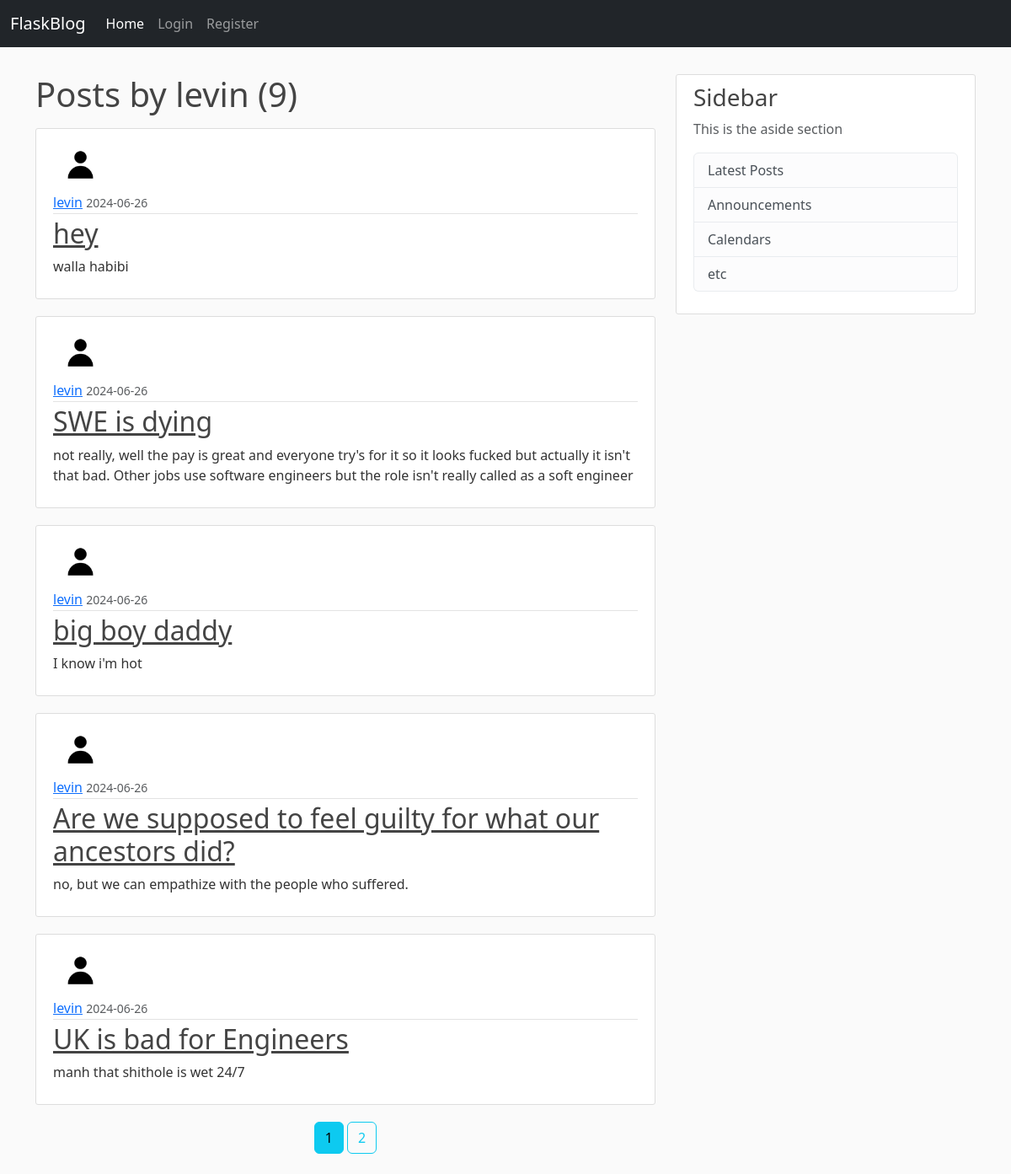
Page /user/levin on the earlier database version.
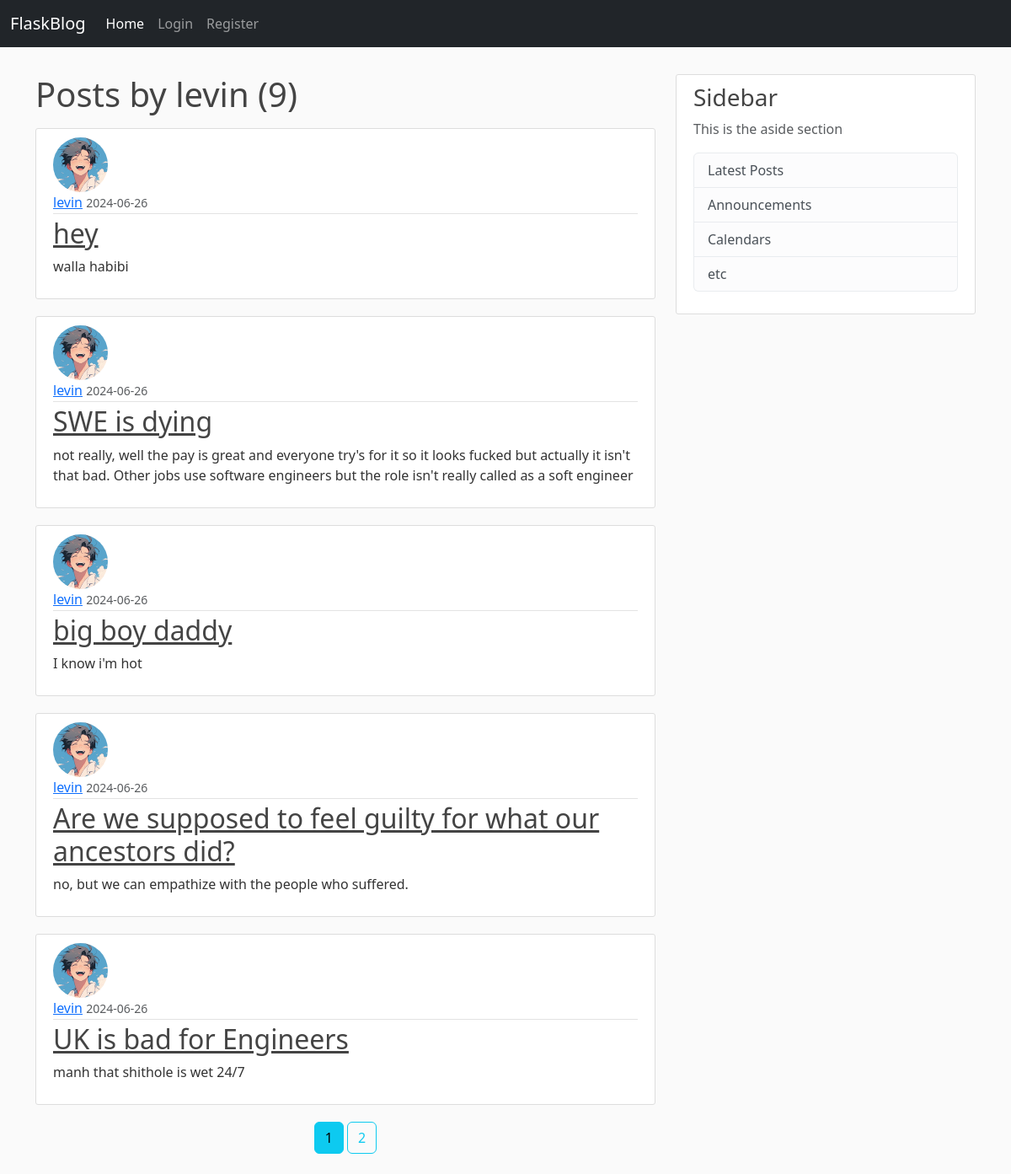
Same page on the later database version.
### flaskblog/models.py (models this page shows, shortened)
class Post(db.Model):
    id = db.Column(db.Integer, primary_key=True)
    title = db.Column(db.String(100), nullable=False)
    date_posted = db.Column(db.DateTime, nullable=False, default=datetime.utcnow)
    content = db.Column(db.Text, nullable=False)
    user_id = db.Column(db.Integer, db.ForeignKey('user.id'), nullable=False)

class User(db.Model, UserMixin):
    id = db.Column(db.Integer, primary_key=True)
    username = db.Column(db.String(30), nullable=False)
    email = db.Column(db.String(100), nullable=False, unique=True)
    image_file = db.Column(db.String(20), nullable=False, default='default.jpg')
    password = db.Column(db.String(60), nullable=False)
    posts = db.relationship('Post', backref='author', lazy=True)

### flaskblog/users/routes.py (the view)
@users.route("/<string:username>")
def user_posts(username):
    page = request.args.get('page', 1, type=int)
    user = User.query.filter_by(username=username).first_or_404()
    posts = Post.query.filter_by(author=user)\
        .order_by(Post.date_posted.desc())\
        .paginate(page=page, per_page=5)
    return render_template('user_posts.html', posts=posts, user=user)

### flaskblog/templates/user_posts.html (shortened to what this page needs)
{% extends "base.html" %}
{% block content %}
    <h1 class="mb-3">Posts by {{ user.username }} ({{ posts.total }})</h1>
    {% for post in posts.items %}
        <article class="media-body content-section">
            <img src="{{ url_for('static', filename='images/' + post.author.image_file) }}" alt="user profile picture" class="rounded-circle article-img">
            <div class="article-metadata">
                <a class="mr-2" href="{{ url_for('users.user_posts', username=post.author.username) }}">{{ post.author.username }}</a>
                <small class="text-muted">{{ post.date_posted.strftime('%Y-%m-%d') }}</small>
            </div>
            <h2><a class="article-title" href="{{ url_for('posts.post', post_id = post.id) }}">{{ post.title }}</a></h2>
            <p class="article-content">{{ post.content }}</p>
        </article>
    {% endfor %}
    <center>
        {% for page_num in posts.iter_pages(left_edge=1, right_edge=1, left_current=1, right_current=2) %}
            {% if page_num %}
                {% if posts.page == page_num %}
                    <a href="{{ url_for('users.user_posts', username=user.username, page=page_num) }}" class="btn btn-info mb-4">{{ page_num }}</a>
                {% else %}
                    <a href="{{ url_for('users.user_posts', username=user.username, page=page_num) }}" class="btn btn-outline-info mb-4">{{ page_num }}</a>
                {% endif %}
            {% else %}
                ...
            {% endif %}
        {% endfor %}
    </center>
{% endblock %}

Differences in the rows shown:
changed through a linked row, Post "hey": image_file: picture added in place of a placeholder
changed through a linked row, Post "SWE is dying": image_file: picture added in place of a placeholder
changed through a linked row, Post "big boy daddy": image_file: picture added in place of a placeholder
changed through a linked row, Post "Are we supposed to feel guilty for what our ancestors did?": image_file: picture added in place of a placeholder
changed through a linked row, Post "UK is bad for Engineers": image_file: picture added in place of a placeholder
